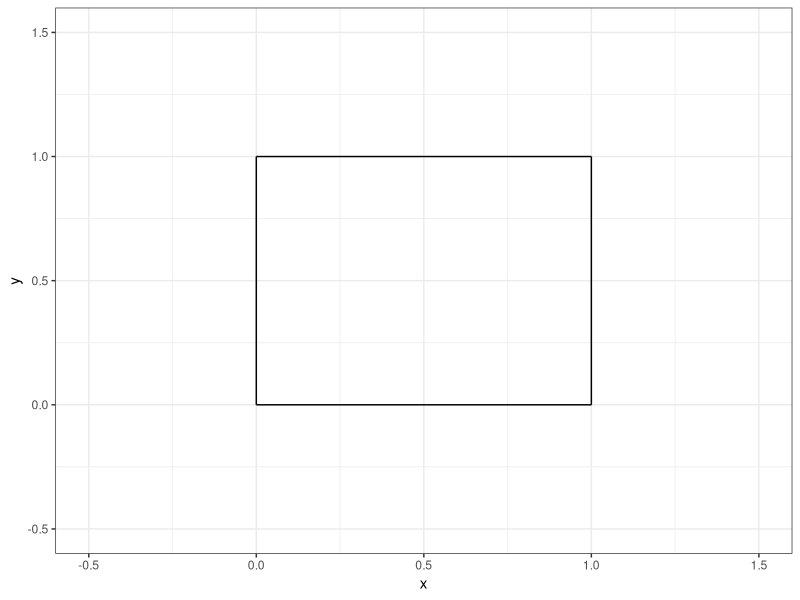
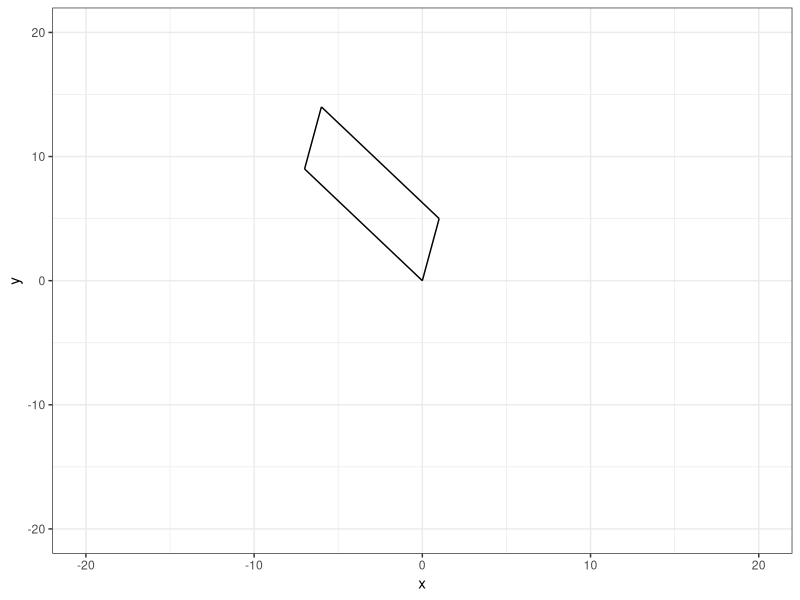
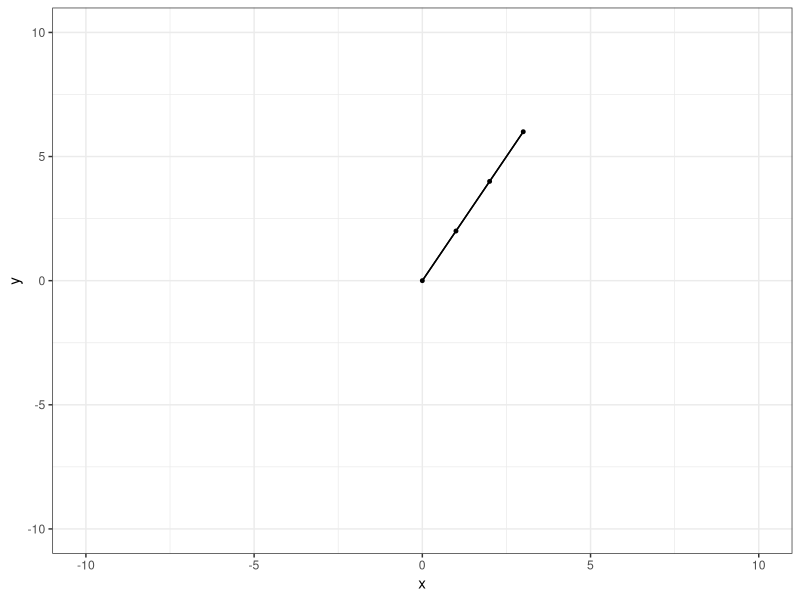
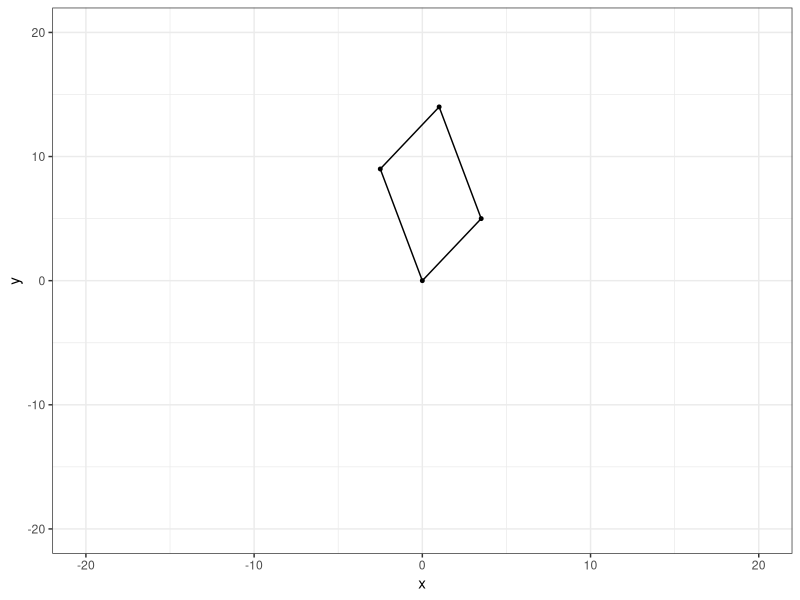
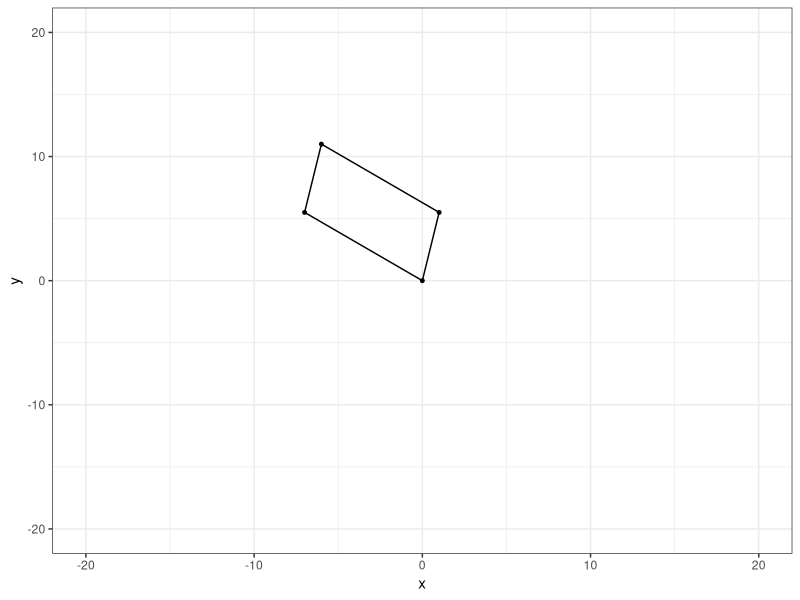
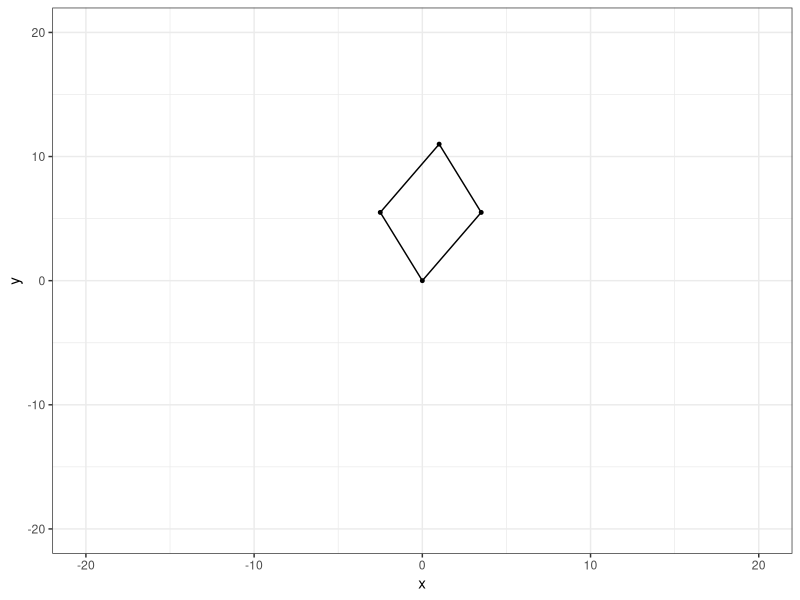

The R script that drew these images, in order:
## ---- chunk 1
#| echo: false

default_chunk_hook  <- knitr::knit_hooks$get("chunk")

latex_font_size <- c("Huge", "huge", "LARGE", "Large", 
                     "large", "normalsize", "small", 
                     "footnotesize", "scriptsize", "tiny")

knitr::knit_hooks$set(chunk = function(x, options) {
  x <- default_chunk_hook(x, options)
  if(options$size %in% latex_font_size) {
    paste0("\n \\", options$size, "\n\n", 
      x, 
      "\n\n \\normalsize"
    )
  } else {
    x
  }
})

## ---- chunk 2
#| label: load-packages
#| include: false
library(tidyverse)
## ---- chunk 3
#| label: fig-unitsquare
#| fig-cap: "The unit square."
#| fig-width: 3
#| fig-height: 3
#| scale: "80%"
#| fig-align: "center"
#| size: "scriptsize"
ggplot() +
  geom_segment(aes(x = 0, xend = 0,
                   y=0, yend = 1))+
  geom_segment(aes(x = 0, xend = 1,
                   y=1, yend = 1))+
  geom_segment(aes(x = 1, xend = 1,
                   y=0, yend = 1))+
  geom_segment(aes(x = 0, xend = 1,
                   y=0, yend = 0)) +
  theme_bw() + 
  xlim(-0.5, 1.5)+
  ylim(-0.5, 1.5)+
  labs(x = "x", 
       y = "y")
## ---- chunk 4
(A = matrix(c(1,5,-7,9),nrow=2,ncol=2))
## ---- chunk 5
M = matrix(c(1,0,0,1),nrow=2,ncol=2)
T = A %*% M
(T)
## ---- chunk 6
(basis.vector.1 = T[,1])
(basis.vector.2 = T[,2])
## ---- chunk 7
(p0 = c(0,0))
(p1 = basis.vector.1)
(p2 = basis.vector.1 + basis.vector.2)
(p3 = basis.vector.2) 
## ---- chunk 8
#| label: fig-squarev2
#| fig-cap: "My new parallelogram."
#| fig-width: 3
#| fig-height: 3
#| scale: "80%"
#| fig-align: "center"
#| size: "scriptsize"
ggplot() +
  geom_segment(aes(x = p0[1], xend = p1[1],
                   y=p0[2], yend = p1[2]))+
  geom_segment(aes(x = p1[1], xend = p2[1],
                   y=p1[2], yend = p2[2]))+
  geom_segment(aes(x = p2[1], xend = p3[1],
                   y=p2[2], yend = p3[2]))+
  geom_segment(aes(x = p3[1], xend = p0[1],
                   y=p3[2], yend = p0[2])) +
  theme_bw() + 
  xlim(-20, 20)+
  ylim(-20, 20)+
  labs(x = "x", 
       y = "y")
## ---- chunk 9
(det(A))
## ---- chunk 10
(A = matrix(c(1,2,2,4),nrow=2,ncol=2))
## ---- chunk 11
M = matrix(c(1,0,0,1),nrow=2,ncol=2)
(T = A %*% M)
## ---- chunk 12
(basis.vector.1 = T[,1])
(basis.vector.2 = 2 * basis.vector.1) #uh oh not full rank
## ---- chunk 13
(p0 = c(0,0))
(p1 = basis.vector.1)
(p2 = basis.vector.1 + basis.vector.2)
(p3 = basis.vector.2) 
## ---- chunk 14
#| label: fig-squarev3
#| fig-cap: "My sad parallelogram."
#| fig-width: 3
#| fig-height: 3
#| scale: "80%"
#| fig-align: "center"
#| size: "scriptsize"
ggplot() +
  geom_segment(aes(x = p0[1], xend = p1[1],
                   y=p0[2], yend = p1[2]))+
  geom_point(aes(x = p0[1], y = p0[2]), size = 1) +
  geom_segment(aes(x = p1[1], xend = p2[1],
                   y=p1[2], yend = p2[2]))+
  geom_point(aes(x = p1[1], y = p1[2]), size = 1) +
  geom_segment(aes(x = p2[1], xend = p3[1],
                   y=p2[2], yend = p3[2]))+
  geom_point(aes(x = p2[1], y = p2[2]), size = 1) +
  geom_segment(aes(x = p3[1], xend = p0[1],
                   y=p3[2], yend = p0[2])) +
  geom_point(aes(x = p3[1], y = p3[2]), size = 1) +
  theme_bw() + 
  xlim(-10, 10)+
  ylim(-10, 10)+
  labs(x = "x", 
       y = "y")
## ---- chunk 15
(det(A))
## ---- chunk 16
#initializing my matrices
Mk = matrix(c(1,0,.5,1),nrow=2,ncol=2)
A = matrix(c(1,5,-7,9),nrow=2,ncol=2)
T = Mk %*% A

#it's basis vector time
basis.vector.1 = T[,1]
basis.vector.2 = T[,2]

#Grabbing my points
p0 = c(0,0)
p1 = basis.vector.1
p2 = basis.vector.1 + basis.vector.2
p3 = basis.vector.2

#Let's plot!
#| label: fig-squarev3
#| fig-cap: "My sad parallelogram."
#| fig-width: 3
#| fig-height: 3
#| scale: "80%"
#| fig-align: "center"
#| size: "scriptsize"
ggplot() +
  geom_segment(aes(x = p0[1], xend = p1[1],
                   y=p0[2], yend = p1[2]))+
  geom_point(aes(x = p0[1], y = p0[2]), size = 1) +
  geom_segment(aes(x = p1[1], xend = p2[1],
                   y=p1[2], yend = p2[2]))+
  geom_point(aes(x = p1[1], y = p1[2]), size = 1) +
  geom_segment(aes(x = p2[1], xend = p3[1],
                   y=p2[2], yend = p3[2]))+
  geom_point(aes(x = p2[1], y = p2[2]), size = 1) +
  geom_segment(aes(x = p3[1], xend = p0[1],
                   y=p3[2], yend = p0[2])) +
  geom_point(aes(x = p3[1], y = p3[2]), size = 1) +
  theme_bw() + 
  xlim(-20, 20)+
  ylim(-20, 20)+
  labs(x = "x", 
       y = "y")

## ---- chunk 17
(det(T))
## ---- chunk 18
#initializing my matrices
Mk = matrix(c(1,.5,0,1),nrow=2,ncol=2)
A = matrix(c(1,5,-7,9),nrow=2,ncol=2)
T = Mk %*% A

#it's basis vector time
basis.vector.1 = T[,1]
basis.vector.2 = T[,2]

#Grabbing my points
p0 = c(0,0)
p1 = basis.vector.1
p2 = basis.vector.1 + basis.vector.2
p3 = basis.vector.2

#Let's plot!
#| label: fig-squarev3
#| fig-cap: "My sad parallelogram."
#| fig-width: 3
#| fig-height: 3
#| scale: "80%"
#| fig-align: "center"
#| size: "scriptsize"
ggplot() +
  geom_segment(aes(x = p0[1], xend = p1[1],
                   y=p0[2], yend = p1[2]))+
  geom_point(aes(x = p0[1], y = p0[2]), size = 1) +
  geom_segment(aes(x = p1[1], xend = p2[1],
                   y=p1[2], yend = p2[2]))+
  geom_point(aes(x = p1[1], y = p1[2]), size = 1) +
  geom_segment(aes(x = p2[1], xend = p3[1],
                   y=p2[2], yend = p3[2]))+
  geom_point(aes(x = p2[1], y = p2[2]), size = 1) +
  geom_segment(aes(x = p3[1], xend = p0[1],
                   y=p3[2], yend = p0[2])) +
  geom_point(aes(x = p3[1], y = p3[2]), size = 1) +
  theme_bw() + 
  xlim(-20, 20)+
  ylim(-20, 20)+
  labs(x = "x", 
       y = "y")

## ---- chunk 19
det(T)
## ---- chunk 20
#initializing my matrices
Mk = matrix(c(1,.5,.5,1),nrow=2,ncol=2)
A = matrix(c(1,5,-7,9),nrow=2,ncol=2)
T = Mk %*% A

#it's basis vector time
basis.vector.1 = T[,1]
basis.vector.2 = T[,2]

#Grabbing my points
p0 = c(0,0)
p1 = basis.vector.1
p2 = basis.vector.1 + basis.vector.2
p3 = basis.vector.2

#Let's plot!
#| label: fig-squarev3
#| fig-cap: "My sad parallelogram."
#| fig-width: 3
#| fig-height: 3
#| scale: "80%"
#| fig-align: "center"
#| size: "scriptsize"
ggplot() +
  geom_segment(aes(x = p0[1], xend = p1[1],
                   y=p0[2], yend = p1[2]))+
  geom_point(aes(x = p0[1], y = p0[2]), size = 1) +
  geom_segment(aes(x = p1[1], xend = p2[1],
                   y=p1[2], yend = p2[2]))+
  geom_point(aes(x = p1[1], y = p1[2]), size = 1) +
  geom_segment(aes(x = p2[1], xend = p3[1],
                   y=p2[2], yend = p3[2]))+
  geom_point(aes(x = p2[1], y = p2[2]), size = 1) +
  geom_segment(aes(x = p3[1], xend = p0[1],
                   y=p3[2], yend = p0[2])) +
  geom_point(aes(x = p3[1], y = p3[2]), size = 1) +
  theme_bw() + 
  xlim(-20, 20)+
  ylim(-20, 20)+
  labs(x = "x", 
       y = "y")

## ---- chunk 21
det(T)
